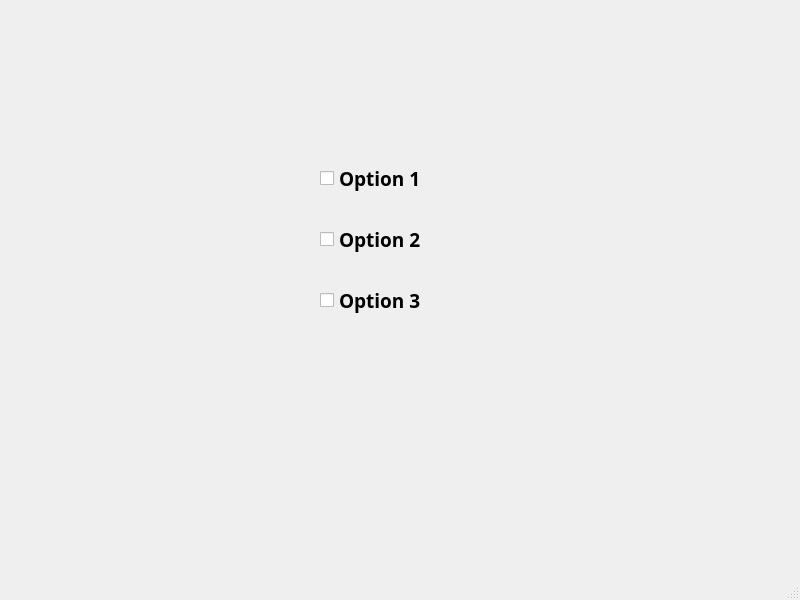
<?xml version="1.0" encoding="UTF-8"?>
<ui version="4.0">
 <class>MainWindow</class>
 <widget class="QMainWindow" name="MainWindow">
  <property name="geometry">
   <rect>
    <x>0</x>
    <y>0</y>
    <width>800</width>
    <height>600</height>
   </rect>
  </property>
  <property name="windowTitle">
   <string>MainWindow</string>
  </property>
  <widget class="QWidget" name="centralwidget">
   <widget class="QWidget" name="">
    <property name="geometry">
     <rect>
      <x>320</x>
      <y>140</y>
      <width>161</width>
      <height>201</height>
     </rect>
    </property>
    <layout class="QVBoxLayout" name="verticalLayout">
     <item>
      <widget class="QCheckBox" name="checkBox_1">
       <property name="font">
        <font>
         <family>Bahnschrift SemiBold</family>
         <pointsize>14</pointsize>
         <weight>75</weight>
         <bold>true</bold>
        </font>
       </property>
       <property name="text">
        <string>Option 1</string>
       </property>
      </widget>
     </item>
     <item>
      <widget class="QCheckBox" name="checkBox_2">
       <property name="font">
        <font>
         <family>Bahnschrift SemiBold</family>
         <pointsize>14</pointsize>
         <weight>75</weight>
         <bold>true</bold>
        </font>
       </property>
       <property name="text">
        <string>Option 2</string>
       </property>
      </widget>
     </item>
     <item>
      <widget class="QCheckBox" name="checkBox_3">
       <property name="font">
        <font>
         <family>Bahnschrift SemiBold</family>
         <pointsize>14</pointsize>
         <weight>75</weight>
         <bold>true</bold>
        </font>
       </property>
       <property name="text">
        <string>Option 3</string>
       </property>
      </widget>
     </item>
    </layout>
   </widget>
  </widget>
  <widget class="QMenuBar" name="menubar">
   <property name="geometry">
    <rect>
     <x>0</x>
     <y>0</y>
     <width>800</width>
     <height>21</height>
    </rect>
   </property>
  </widget>
  <widget class="QStatusBar" name="statusbar"/>
 </widget>
 <resources/>
 <connections/>
</ui>
